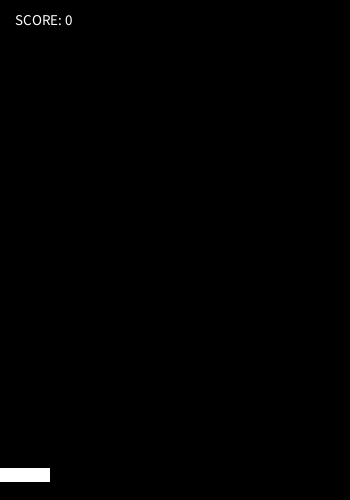
Frame 1 (no input)
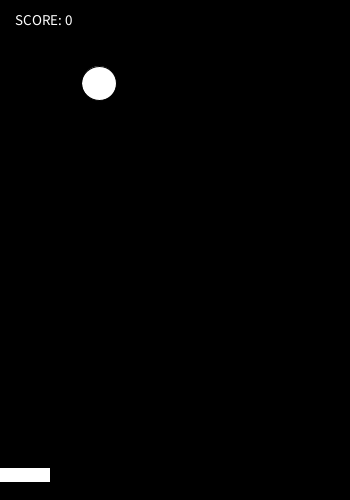
Frame 60 (the mouse pressed at the canvas centre just before this capture)
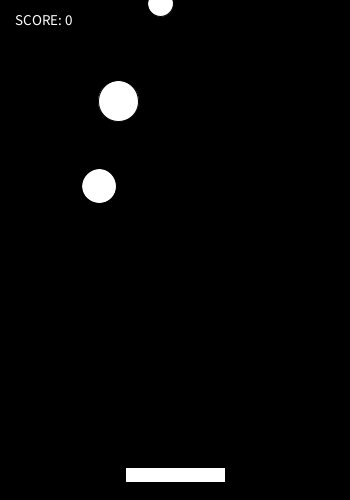
Frame 120 (the mouse held since frame 60 and released just before this capture)

The Processing sketch that drew these frames (run headless with seeded random() and noise(); from frame 60 on, the mouse is pressed at the canvas centre):

// Processing sketch: sketch_vallende_ballen_goede
// ── sketch_vallende_ballen_goede.pde
int aantalBallen = 5;


float[] ballX = new float [aantalBallen];
float[] ballY = new float [aantalBallen];
float[] snelheid = new float [aantalBallen];
float[] balDiameter = new float [aantalBallen];

boolean[] gevangen = new boolean[aantalBallen];

float paddleHeight = 15;
float paddleWidth = 100;
float paddleY = 475;

int score = 0;

void setup() {
size(350,500);

for(int i = 0; i <aantalBallen; ++i) {
  balDiameter[i] = random(15,45);
  ballX[i] = random(
  balDiameter[i]/2,
  width - balDiameter[i]/2
  );
  ballY[i] = random(-400,0);
  snelheid[i] = random(1,4);
 }
}
void draw() {
background(0);

fill(255);
textSize(15);
text("SCORE: " + score, 15,25);

fill(255,255,355);
rectMode(CENTER);
rect(mouseX, paddleY, paddleWidth, paddleHeight); 

for(int i = 0; i < aantalBallen; i++) {
  
  ballY[i] += snelheid[i];
  
  fill(255,255,355);
  ellipse(ballX[i],ballY[i],balDiameter[i],balDiameter[i]);


if (!gevangen[i] && ballY[i] + balDiameter[i] / 2 >= paddleY - paddleHeight / 2 &&
    ballY[i] - balDiameter[i] / 2 <= paddleY + paddleHeight / 2 &&
    ballX[i] + balDiameter[i] / 2 >= mouseX - paddleWidth / 2 &&
    ballX[i] - balDiameter[i] / 2 <= mouseX + paddleWidth / 2 &&
    snelheid[i] > 0) {
    
    score = score + 1;
    gevangen[i] = true;
    
  }

if(ballY[i] - balDiameter[i] /2 > height) {
   ballY[i] = - balDiameter[i] / 2;
   ballX[i] = random(balDiameter[i] / 2, width - balDiameter[i] / 2);
   snelheid[i]= 0;
   
   snelheid[i] = random(1,4);
   gevangen[i] = false;
  }
}
}

class Ball {
float x;
float y;

Ball(){
  x = 180;
  y = 50;
}
void move() {

    }
void display(){

  
}
}
